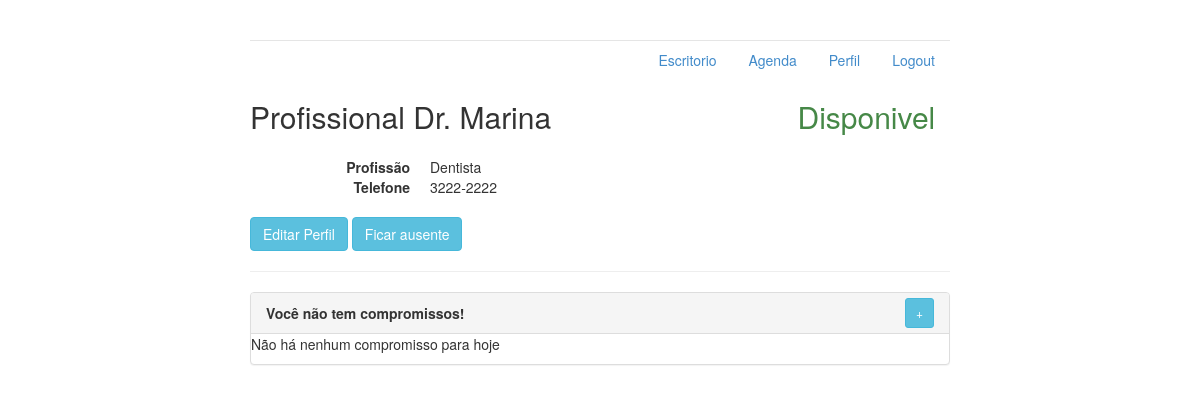
Page /perfil/1 on the earlier database version.
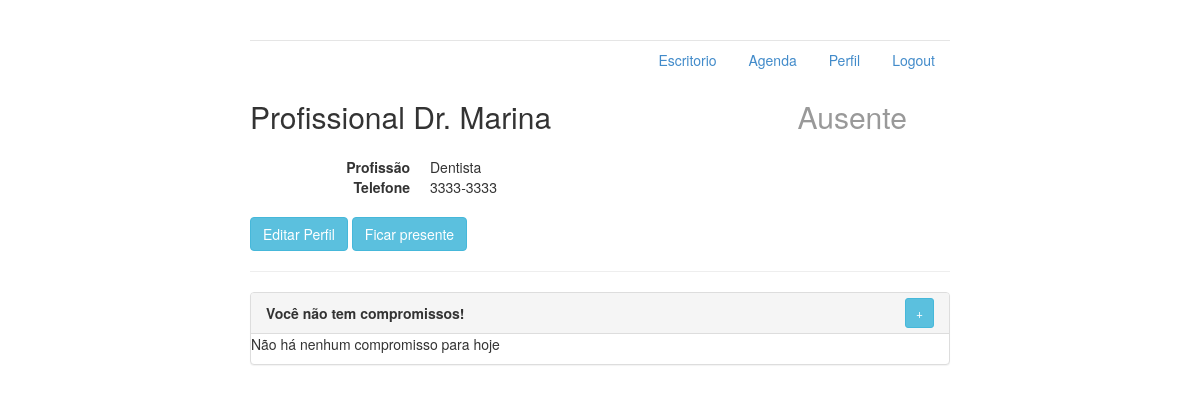
Same page on the later database version.
### agenda/models.py (models this page shows, shortened)
class Profissional(models.Model):
    nome = models.CharField(max_length=120)
    telefone = models.CharField(max_length=10)
    profissao = models.CharField(max_length=120)
    escritorio = models.ForeignKey(Escritorio, on_delete=models.CASCADE, related_name="profissionais", null=True)
    gerente = models.BooleanField(default=False)
    STATUS = (
        ('A', 'Ausente'),
        ('D', 'Disponivel'),
        ('O', 'Ocupado'),
    )
    status = models.CharField(max_length=1, choices=STATUS, default='A')
    usuario = models.OneToOneField(User, related_name="profissional", on_delete=models.CASCADE)
    def __init__(self, *args, **kwargs):
        super().__init__(*args, **kwargs)
    def __str__(self):
        return 'Profissional %s' % (self.nome)

### agenda/views.py (the view)
# urls.py: url(r'^perfil/(?P<perfil_id>\d+)$', views.detalhesPerfil, name='perfil'),
def detalhesPerfil(request, perfil_id):
    perfil = Profissional.objects.get(id=perfil_id)
    escritorio = perfil.escritorio
    profissionais = Profissional.objects.filter(escritorio=escritorio)
    clientes = Cliente.objects.all()
    compromissos = ItemAgenda.objects.filter(profissional=perfil, data=date.today())
    return render(request, 'perfil.html', {'perfil':perfil, 'perfilLogado':perfilLogado(),
                                           'escritorio':escritorio, 'profissionais':profissionais,
                                           'clientes':clientes, 'compromissos':compromissos})

### agenda/views.py (called while the page is built)
def perfilLogado():
    return Profissional.objects.get(id=1)

### agenda/templates/perfil.html (shortened to what this page needs)
{% extends 'base.html' %}
{% block body %}
<div class="row">
    <div class="col-md-9">
        <h2>{{ perfil }}</h2>
    </div>
    <div class="col-md-3">
        {% if perfil.status == 'D' %}
        <h2><span class="text-success" aria-hidden="true">Disponivel</span></h2>
        {% elif perfil.status == 'O' %}
        <h2><span class="text-danger" aria-hidden="true">Ocupado</span></h2>
        {% else %}
        <h2><span class="text-muted" aria-hidden="true">Ausente</span></h2>
        {% endif %}
    </div>
</div>
<dl class="dl-horizontal">
    <dt>Profissão</dt>
    <dd>{{ perfil.profissao }}</dd>
    <dt>Telefone</dt>
    <dd>{{ perfil.telefone }}</dd>
</dl>
{% if perfil.id is perfilLogado.id %}
        <a data-toggle="modal" data-target="#editar" class="btn btn-info" role="button">Editar Perfil</a>
    {% if perfil.status == 'D' %}
        <a href="{% url 'ficarAusente' perfil.id %}" class="btn btn-info" role="button">Ficar ausente</a>
    {% elif perfil.status == 'A' %}
        <a href="{% url 'ficarPresente' perfil.id %}" class="btn btn-info" role="button">Ficar presente</a>
    {% endif %}
{% endif %}
<hr>
<div class="panel panel-default">
    <div class="panel-heading clearfi" style="position:relative;">
        <strong>
            {% if compromissos %}
            Compromissos
            {% else %}
            Você não tem compromissos!
            {% endif %}
        </strong>
        <a data-toggle="modal" data-target="#marcar" class="btn btn-sm btn-info" style="position:absolute;right:15px;bottom:5px;" role="button">+</a>
    </div>
    {% if compromissos %}
    <ul class="list-group">
    {% for compromisso in compromissos %}
        <li class="list-group-item">
            <a href="{% url 'compromisso' compromisso.id %}">{{ compromisso.cliente }}</a>
            <p class="pull-right">{{ compromisso.horario }}</p>
        </li>
    {% endfor %}
    </ul>
{% else %}
    <p>Não há nenhum compromisso para hoje</p>
{% endif %}
</div>
{% endblock %}>

Differences in the rows shown:
changed Profissional "Profissional Dr. Marina": status "D" → "A" (drawn); telefone "3222-2222" → "3333-3333"
Other differences:
text no longer shown: "Disponivel Ficar ausente"
text now shown: "Ausente Ficar presente"
